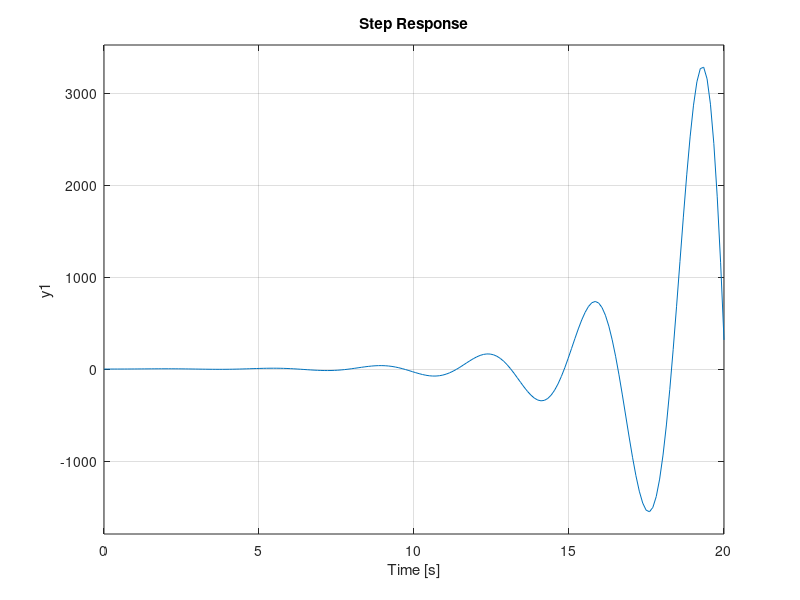

This figure's MATLAB source:
%% Apartado a) Margenes de ganancia y fase para valores de K = 0.1, K = 2, K = 10
% Descomentar cada margin para ver los datos
K = 0.1;
% funcion en lazo abierto
G1 = tf(K, [1 2 1 0]);
% Se muestran los margenes de ganancia y fase
%margin(G1);

K = 2;
% funcion en lazo abierto
G2 = tf(K, [1 2 1 0]);
% Se muestran los margenes de ganancia y fase
margin(G2);

K = 10;
% funcion en lazo abierto
G3 = tf(K, [1 2 1 0]);
% Se muestran los margenes de ganancia y fase
%margin(G3)

%% Apartado b) calculo de respuesta en lazo cerrado a escalon

% funcion en lazo cerrado
G1_cerrado = feedback(G1, 1, -1);
subplot(131)
step(G1_cerrado) % Para K = 0.1 tenemos un sistema estable

% funcion en lazo cerrado
G2_cerrado = feedback(G2, 1, -1);
subplot(132)
step(G2_cerrado) % Para K = 2 tenemos un sistema estable pero oscilante

% funcion en lazo cerrado
G3_cerrado = feedback(G3, 1, -1);
subplot(133)
step(G3_cerrado) % Para K = 10 tenemos un sistema intestable
